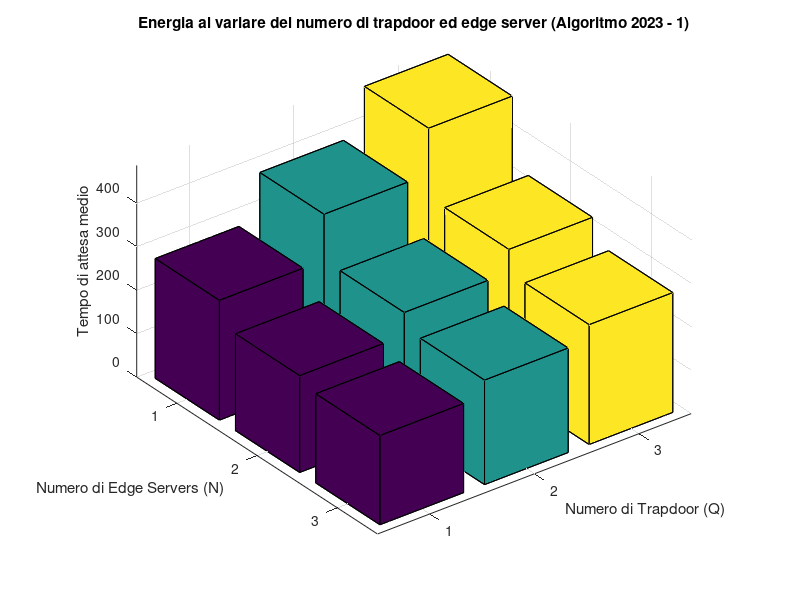
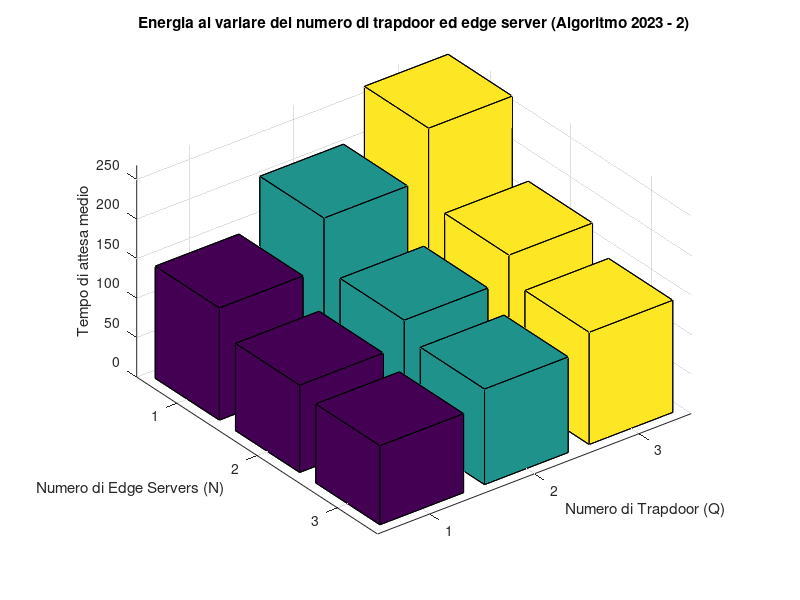
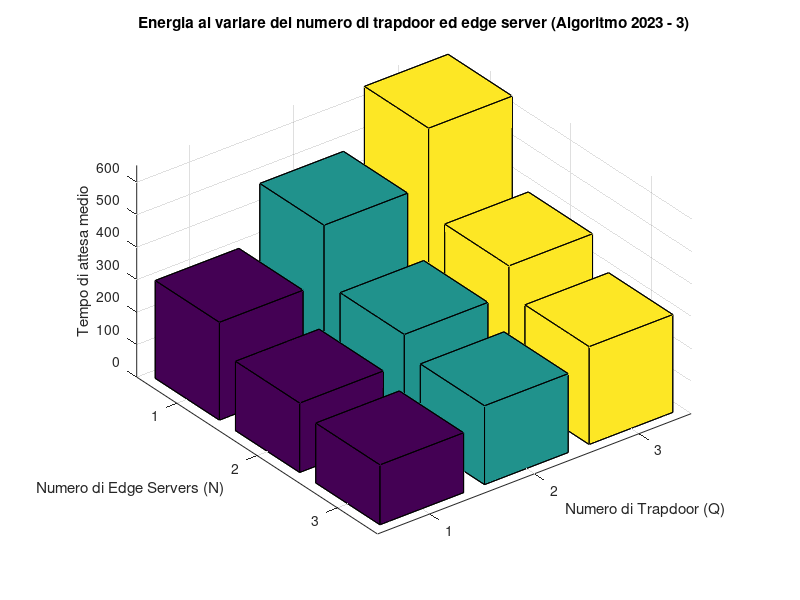
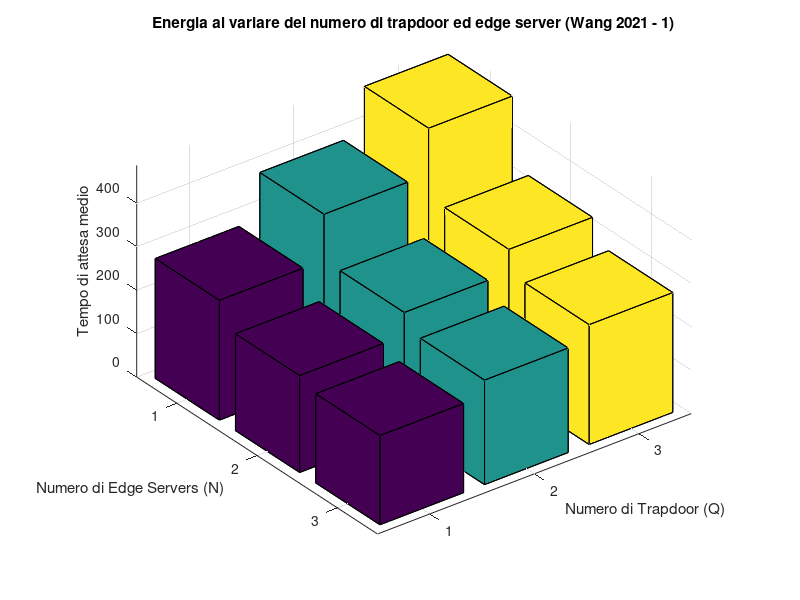

Write MATLAB code to recreate these figures, in order.
N = [5, 10, 15];   % Numero di Edge Servers
m_e = [64, 128, 256];  % Numero di cores dell'Edge Server
P_ae = [487, 268, 652]; % Potenza in processing (in W)
P_0e = [170, 79, 126];  % Potenza in idle (in W)
Q = [50, 100, 150]; % Numero di trapdoor

% ALGORITMO WANG2021
sigma_se_wang2021 = 0.00001840;
t_se_wang2021 = 0.002341708;

% ALGORITMO 2023
sigma_se_2023 = 0.00000169;
t_se_2023 = 0.00079798;

for i=1:3
    l_wang2021_1(i,:)=(N(i).*m_e(1))./(Q.*t_se_wang2021);
    l_2023_1(i,:)=(N(i).*m_e(1))./(Q.*t_se_2023);
end
for i=1:3
    l_wang2021_2(i,:)=(N(i).*m_e(2))./(Q.*t_se_wang2021);
    l_2023_2(i,:)=(N(i).*m_e(2))./(Q.*t_se_2023);
end
for i=1:3
    l_wang2021_3(i,:)=(N(i).*m_e(3))./(Q.*t_se_wang2021);
    l_2023_3(i,:)=(N(i).*m_e(3))./(Q.*t_se_2023);
end




%TROVO I VALORI MINIMI DI LAMBDA PER SCENARIO PER WANG2021
valore_minimo_l_wang2021 = min(l_wang2021_1(:));
valore_minimo_2_wang2021 = min(l_wang2021_2(:));
valore_minimo_3_wang2021 = min(l_wang2021_3(:));

%CALCOLO I VALORI DELLE ENERGIE PER SCENARIO PER WANG2021
for i=1:3
    E_wang2021_1(i,:) = ((valore_minimo_l_wang2021.*Q.*t_se_wang2021)./(N(i).*m_e(1)) )*(P_ae(1)-P_0e(1)) + P_0e(1);
end

for i=1:3
    E_wang2021_2(i,:) = ((valore_minimo_2_wang2021.*Q.*t_se_wang2021)./(N(i).*m_e(2)) )*(P_ae(2)-P_0e(2)) + P_0e(2);
end

for i=1:3
    E_wang2021_3(i,:) = ((valore_minimo_3_wang2021.*Q.*t_se_wang2021)./(N(i).*m_e(3)) )*(P_ae(3)-P_0e(3)) + P_0e(3);
end

%TROVO I VALORI MINIMI DI LAMBDA PER SCENARIO PER ALGO2023 
valore_minimo_l_2023 = min(l_2023_1(:));
valore_minimo_2_2023 = min(l_2023_2(:));
valore_minimo_3_2023 = min(l_2023_3(:));

%CALCOLO I VALORI DELLE ENERGIE PER SCENARIO PER ALGO2023
for i=1:3
    E_2023_1(i,:) = ((valore_minimo_l_2023.*Q.*t_se_2023)./(N(i).*m_e(1)) )*(P_ae(1)-P_0e(1)) + P_0e(1);
end

for i=1:3
    E_2023_2(i,:) = ((valore_minimo_2_2023.*Q.*t_se_2023)./(N(i).*m_e(2)) )*(P_ae(2)-P_0e(2)) + P_0e(2);
end

for i=1:3
    E_2023_3(i,:) = ((valore_minimo_3_2023.*Q.*t_se_2023)./(N(i).*m_e(3)) )*(P_ae(3)-P_0e(3)) + P_0e(3);
end

%CALCOLO I VALORI DELLE W PER SCENARIO PER WANG2021
for i=1:3
W_wang2021_1(i,:) = (((1./valore_minimo_l_wang2021^2)+(((Q./N(i))*sigma_se_wang2021^2)./m_e(1)))+((m_e(1)-1)./(m_e(1)^2))*(Q.^2./N(i).^2).*t_se_wang2021.^2)./((2/valore_minimo_l_wang2021).*(1-((valore_minimo_l_wang2021.*Q.*t_se_wang2021)./(N.*m_e(1)))));
end

for i=1:3
W_wang2021_2(i,:) = (((1./valore_minimo_2_wang2021^2)+(((Q./N(i))*sigma_se_wang2021^2)./m_e(2)))+((m_e(2)-1)./(m_e(2)^2))*(Q.^2./N(i).^2).*t_se_wang2021.^2)./((2/valore_minimo_2_wang2021).*(1-((valore_minimo_2_wang2021.*Q.*t_se_wang2021)./(N.*m_e(2)))));
end

for i=1:3
W_wang2021_3(i,:) = (((1./valore_minimo_3_wang2021^2)+(((Q./N(i))*sigma_se_wang2021^2)./m_e(3)))+((m_e(3)-1)./(m_e(3)^2))*(Q.^2./N(i).^2).*t_se_wang2021.^2)./((2/valore_minimo_3_wang2021).*(1-((valore_minimo_3_wang2021.*Q.*t_se_wang2021)./(N.*m_e(3)))));
end


%CALCOLO I VALORI DELLE W PER SCENARIO PER ALGO2023
for i=1:3
W_2023_1(i,:) = (((1./valore_minimo_l_2023^2)+(((Q./N(i))*sigma_se_2023^2)./m_e(1)))+((m_e(1)-1)./(m_e(1)^2))*(Q.^2./N(i).^2).*t_se_2023.^2)./((2/valore_minimo_l_2023).*(1-((valore_minimo_l_2023.*Q.*t_se_2023)./(N.*m_e(1)))));
end

for i=1:3
W_2023_2(i,:) = (((1./valore_minimo_2_2023^2)+(((Q./N(i))*sigma_se_2023^2)./m_e(2)))+((m_e(2)-1)./(m_e(2)^2))*(Q.^2./N(i).^2).*t_se_2023.^2)./((2/valore_minimo_2_2023).*(1-((valore_minimo_2_2023.*Q.*t_se_2023)./(N.*m_e(2)))));
end

for i=1:3
W_2023_3(i,:) = (((1./valore_minimo_3_2023^2)+(((Q./N(i))*sigma_se_2023^2)./m_e(3)))+((m_e(3)-1)./(m_e(3)^2))*(Q.^2./N(i).^2).*t_se_2023.^2)./((2/valore_minimo_3_2023).*(1-((valore_minimo_3_2023.*Q.*t_se_2023)./(N.*m_e(3)))));
end


%GRAFICO E 1 2023
figure;
bar3(E_2023_1)
xlabel('Numero di Trapdoor (Q)');
ylabel('Numero di Edge Servers (N)');
zlabel('Tempo di attesa medio');
title('Energia al variare del numero di trapdoor ed edge server (Algoritmo 2023 - 1)');

%GRAFICO E 2 2023
figure;
bar3(E_2023_2)
xlabel('Numero di Trapdoor (Q)');
ylabel('Numero di Edge Servers (N)');
zlabel('Tempo di attesa medio');
title('Energia al variare del numero di trapdoor ed edge server (Algoritmo 2023 - 2)');

%GRAFICO E 3 2023
figure;
bar3(E_2023_3)
xlabel('Numero di Trapdoor (Q)');
ylabel('Numero di Edge Servers (N)');
zlabel('Tempo di attesa medio');
title('Energia al variare del numero di trapdoor ed edge server (Algoritmo 2023 - 3)');

%GRAFICO E 1 Wang2021
figure;
bar3(E_wang2021_1)
xlabel('Numero di Trapdoor (Q)');
ylabel('Numero di Edge Servers (N)');
zlabel('Tempo di attesa medio');
title('Energia al variare del numero di trapdoor ed edge server (Wang 2021 - 1)');

%GRAFICO E 2 Wang2021
figure;
bar3(E_wang2021_2)
xlabel('Numero di Trapdoor (Q)');
ylabel('Numero di Edge Servers (N)');
zlabel('Tempo di attesa medio');
title('Energia al variare del numero di trapdoor ed edge server (Wang 2021 - 2)');

%GRAFICO E 3 Wang2021
figure;
bar3(E_wang2021_3)
xlabel('Numero di Trapdoor (Q)');
ylabel('Numero di Edge Servers (N)');
zlabel('Tempo di attesa medio');
title('Energia variare del numero di trapdoor ed edge server (Wang 2021 - 3)');



%GRAFICI DELLE w
%GRAFICO W 1 2023
figure;
bar3(W_2023_1)
xlabel('Numero di Trapdoor (Q)');
ylabel('Numero di Edge Servers (N)');
zlabel('Tempo di attesa medio');
title('Tempo di attesa al variare del numero di trapdoor ed edge server (Algoritmo 2023 - 1)');

%GRAFICO W 2 2023
figure;
bar3(W_2023_2)
xlabel('Numero di Trapdoor (Q)');
ylabel('Numero di Edge Servers (N)');
zlabel('Tempo di attesa medio');
title('Tempo di attesa al variare del numero di trapdoor ed edge server (Algoritmo 2023 - 2)');

%GRAFICO W 3 2023
figure;
bar3(W_2023_3)
xlabel('Numero di Trapdoor (Q)');
ylabel('Numero di Edge Servers (N)');
zlabel('Tempo di attesa medio');
title('Tempo di attesa al variare del numero di trapdoor ed edge server (Algoritmo 2023 - 3)');

%GRAFICO W 1 Wang2021
figure;
bar3(W_wang2021_1)
xlabel('Numero di Trapdoor (Q)');
ylabel('Numero di Edge Servers (N)');
zlabel('Tempo di attesa medio');
title('Tempo di attesa al variare del numero di trapdoor ed edge server (Wang 2021 - 1)');

%GRAFICO W 2 Wang2021
figure;
bar3(W_wang2021_2)
xlabel('Numero di Trapdoor (Q)');
ylabel('Numero di Edge Servers (N)');
zlabel('Tempo di attesa medio');
title('Tempo di attesa al variare del numero di trapdoor ed edge server (Wang 2021 - 2)');

%GRAFICO E 3 Wang2021
figure;
bar3(W_wang2021_3)
xlabel('Numero di Trapdoor (Q)');
ylabel('Numero di Edge Servers (N)');
zlabel('Tempo di attesa medio');
title('Tempo di attesa al variare del numero di trapdoor ed edge server (Wang 2021 - 3)');